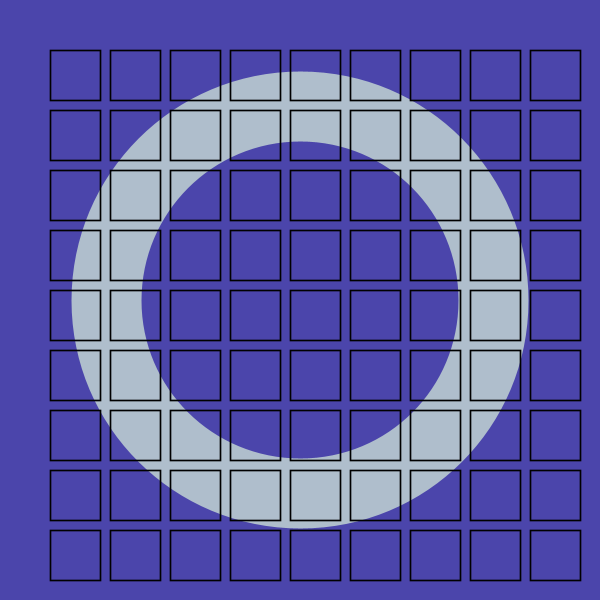
Frame 1 (no input)
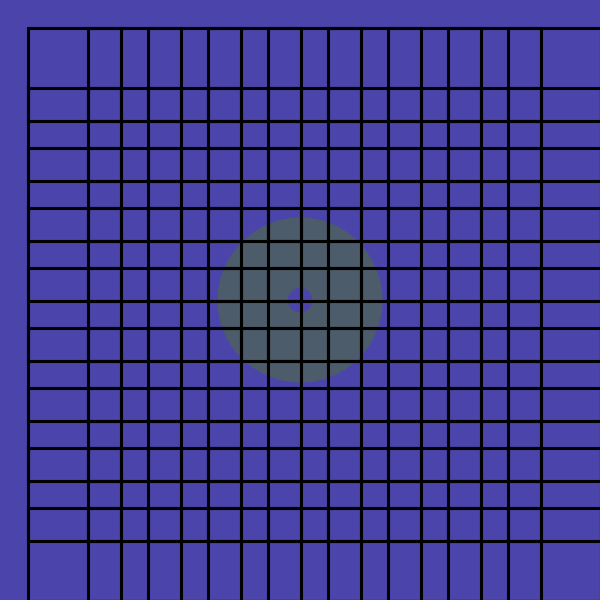
Frame 60 (the mouse pressed at the canvas centre just before this capture)
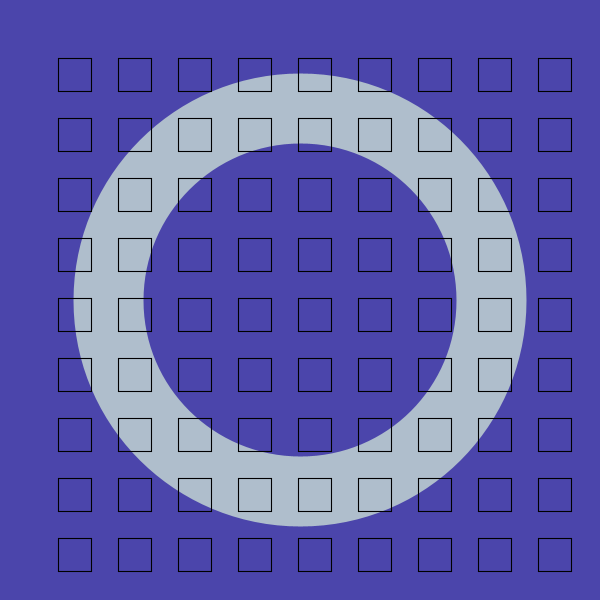
Frame 120 (the mouse held since frame 60 and released just before this capture)

The Processing sketch that drew these frames (run headless with seeded random() and noise(); from frame 60 on, the mouse is pressed at the canvas centre):

// Processing sketch: processing_143510
// ── processing_143510.pde

// Konkuk University
 // Department of Dynamic Media
 // SOS iDesign
// Name: CHAE Seorin
 // ID: 201420120

float a=600;
float angle;

float xW = 50; 
float direction = 1; 

void setup(){
size (600, 600);
smooth();
 }

void draw(){
   noStroke();
  fill(90, 56, 200);
  rectMode(LEFT); // draws the rect from the center
  rect(0, 0, width, height);
  
  float a= random(width);
  
  stroke(a);
  strokeWeight(70);
  noFill();
  ellipseMode(CENTER); // draws the rect from the center
  ellipse(width/2, height/2, a, a);


noStroke(); 
  fill(#325A7D, 100); // adds more transparency 
  rect(0,0,width,height);  
  // grid filled with ellipses 
  for (int i = 75; i < width-30; i = i + 60) { 
    for (int j = 75; j < height-30; j = j + 60) { 
      stroke(0); 
      strokeWeight(xW/30); 
      noFill(); 
      rectMode(CENTER);
      rect(i,j,xW,xW); 


     } 


  }  


   
  xW = xW + direction; 
  if (xW > 100){ 
      direction = direction * -1; 


  } 


  if (xW < 1){ 
      direction = direction * -1; 


  }  
  
} 
